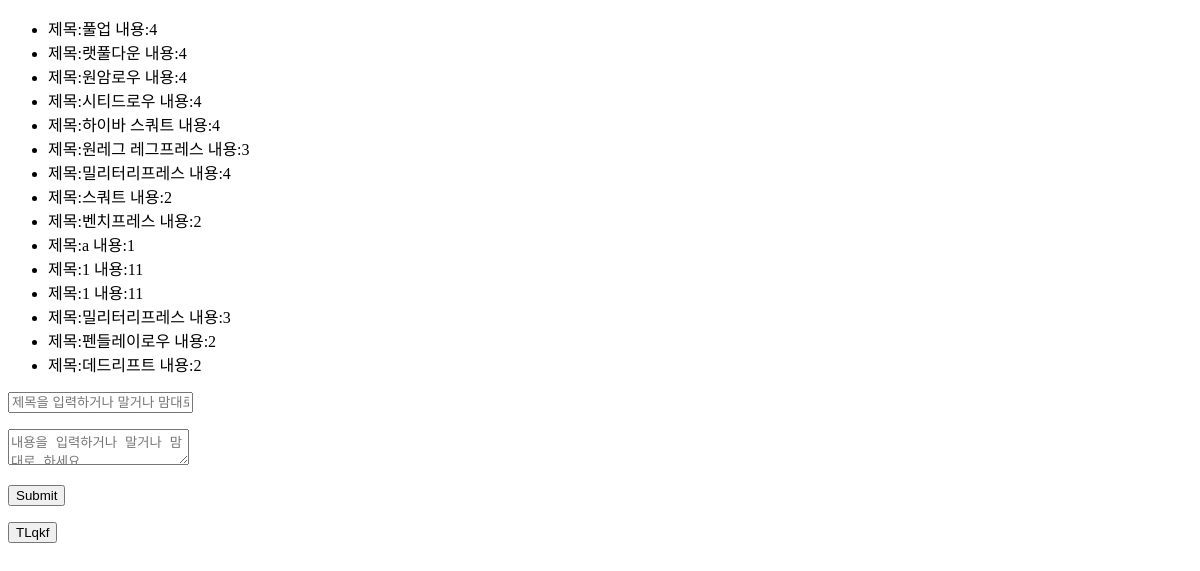
Page /diarys/practice/ on the earlier database version.
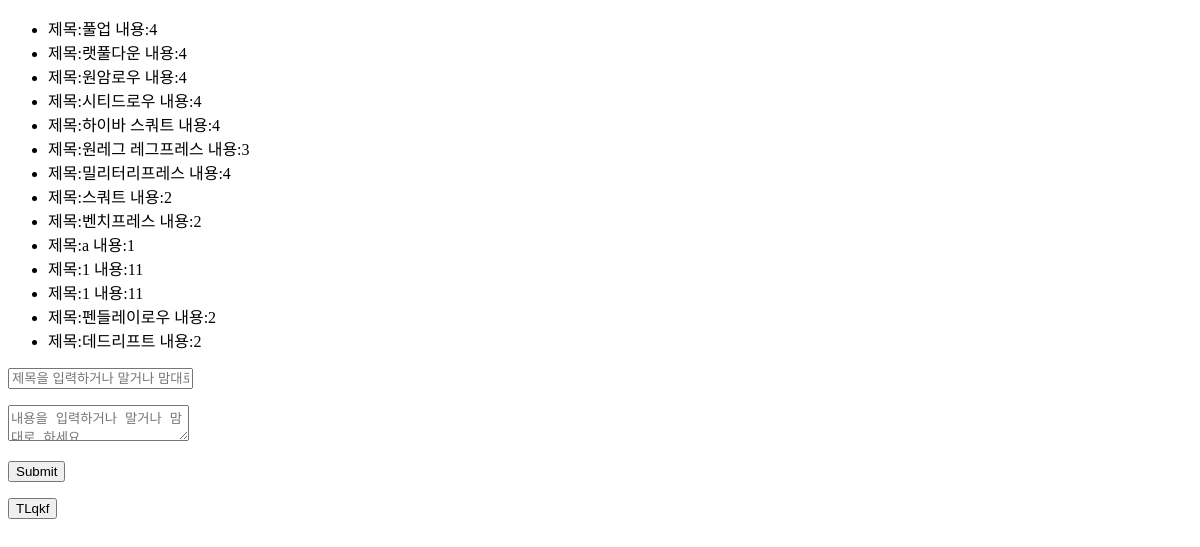
Same page on the later database version.
### diarys/models.py (models this page shows)
class Routine(models.Model):
    name = models.CharField(max_length=100)
    sets = models.IntegerField()
    modelkey = models.CharField(max_length=10)

### diarys/views.py (the view)
# urls.py: path('practice/', views.index2, name='practice'),
def index2(request):
    if request.method == "GET":
        routine_list = Routine.objects.all()
        template = loader.get_template('diarys/index2.html')
        context = {
            "routine_list": routine_list,
        }
        return HttpResponse(template.render(context, request))
    elif request.method == "POST":
        title1 = request.POST['title']
        body1 = request.POST['body']
        return redirect("/diarys/practice/")

### templates/diarys/index2.html (shortened to what this page needs)
<!DOCTYPE html>
<html lang="ko">
<head>
    {% load static %}
    <link rel="stylesheet" href="{% static 'diarys/css/practice.css' %}">
</head>
<body>
    {% if routine_list %}
        <ul>
            {% for routine in routine_list %}
                <li>제목:{{routine.name}} 내용:{{routine.sets}}</li>
            {% endfor %}
        </ul>
    {% else %}
        <div>루틴없음</div>
    {% endif %}
    <form action="/diarys/practice/" method="post">
        <input type="text" name="title" placeholder="제목을 입력하거나 말거나 맘대로 하세요">
        <p><textarea name="body" placeholder="내용을 입력하거나 말거나 맘대로 하세요"></textarea></p>
        <p><input type="submit"></p>
    </form>
    <button>TLqkf</button>
</body>
{% load static %}
</html>

Differences in the rows shown:
removed Routine: name "밀리터리프레스", sets "3"
